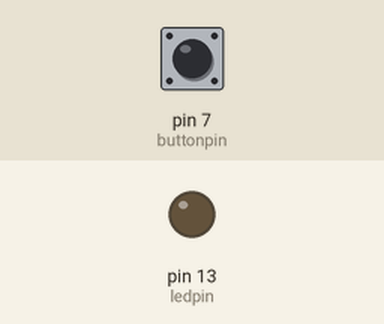
Recording of a sketch running on a simulated Arduino Uno, built with avr-gcc and run on an emulated ATmega328P. Parts: output pins drawn as LEDs (lit = HIGH). Inputs (shaded band) come from the test bench; at power-on: pin 7 (buttonpin) HIGH.

Above: at 1.2 s.
1.3 s: pin 7 (buttonpin) pulled LOW for 0.15 s
At 2.0 s:
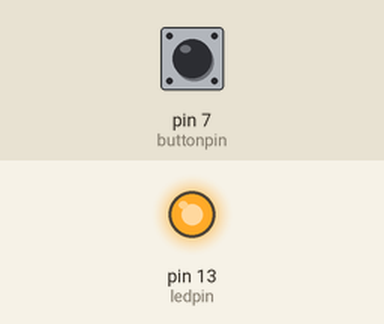
2.9 s: pin 7 (buttonpin) pulled LOW for 1 s
At 3.2 s:
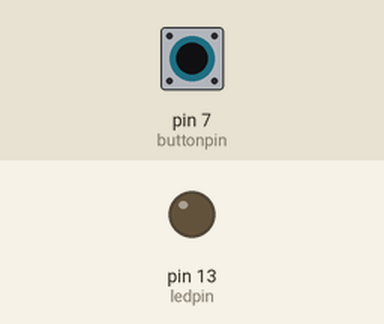
5.4 s: pin 7 (buttonpin) pulled LOW for 3.2 s
At 6.3 s:
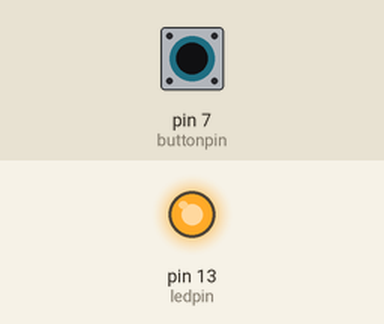
Timing chart, 0 to 8.4 s (numbered marks = the images above; inputs shaded):
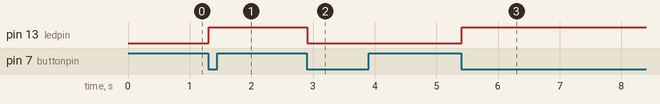

Measured:
- after the input at 1.3 s, pin 13 (ledpin): LOW → HIGH at once
- after the input at 2.9 s, pin 13 (ledpin): HIGH → LOW at once
- after the input at 5.4 s, pin 13 (ledpin): LOW → HIGH at once

The sketch:

15_Een_schakelaar_Debouncen.ino
```cpp
// Een schakelaar Debouncen

const int buttonpin = 7;
const int ledpin = 13;
int ledstate = LOW;
int buttonstate;
int lastbuttonstate;

void setup()
{
  Serial.begin(9600);
  pinMode(ledpin, OUTPUT);
  pinMode(buttonpin, INPUT_PULLUP);
}

void loop()
{
  buttonstate = !debounce( buttonpin);
  if (buttonstate == HIGH && lastbuttonstate == LOW) ledstate = !ledstate;
  lastbuttonstate = buttonstate;
  digitalWrite(ledpin, ledstate);
}

boolean debounce(int pin)
{
  boolean state;
  boolean previousState;
  previousState = digitalRead(pin);
  for (int counter = 0; counter < 10; counter++)
  {
    delay(1);                   //wait 1 millisecond
    state = digitalRead(pin);   //read the pin
    if (state != previousState)
    {
      counter = 0;              //reset the counter
      previousState = state;
    }
  }
  return state;
}
```
